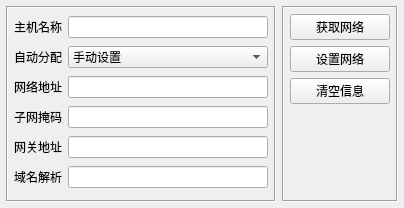
<?xml version="1.0" encoding="UTF-8"?>
<ui version="4.0">
 <class>frmIpcNetConfig</class>
 <widget class="QWidget" name="frmIpcNetConfig">
  <property name="geometry">
   <rect>
    <x>0</x>
    <y>0</y>
    <width>404</width>
    <height>208</height>
   </rect>
  </property>
  <property name="windowTitle">
   <string>Form</string>
  </property>
  <layout class="QHBoxLayout" name="horizontalLayout">
   <property name="spacing">
    <number>6</number>
   </property>
   <property name="leftMargin">
    <number>6</number>
   </property>
   <property name="topMargin">
    <number>6</number>
   </property>
   <property name="rightMargin">
    <number>6</number>
   </property>
   <property name="bottomMargin">
    <number>6</number>
   </property>
   <item>
    <widget class="QFrame" name="frame">
     <property name="frameShape">
      <enum>QFrame::Box</enum>
     </property>
     <property name="frameShadow">
      <enum>QFrame::Sunken</enum>
     </property>
     <layout class="QGridLayout" name="gridLayout">
      <property name="leftMargin">
       <number>6</number>
      </property>
      <property name="topMargin">
       <number>6</number>
      </property>
      <property name="rightMargin">
       <number>6</number>
      </property>
      <property name="bottomMargin">
       <number>6</number>
      </property>
      <property name="spacing">
       <number>6</number>
      </property>
      <item row="0" column="0">
       <widget class="QLabel" name="labHostName">
        <property name="text">
         <string>主机名称</string>
        </property>
       </widget>
      </item>
      <item row="0" column="1">
       <widget class="QLineEdit" name="txtHostName"/>
      </item>
      <item row="1" column="0">
       <widget class="QLabel" name="labIpDhcp">
        <property name="text">
         <string>自动分配</string>
        </property>
       </widget>
      </item>
      <item row="1" column="1">
       <widget class="QComboBox" name="cboxIpDhcp">
        <item>
         <property name="text">
          <string>手动设置</string>
         </property>
        </item>
        <item>
         <property name="text">
          <string>自动分配</string>
         </property>
        </item>
       </widget>
      </item>
      <item row="2" column="0">
       <widget class="QLabel" name="labIpAddress">
        <property name="text">
         <string>网络地址</string>
        </property>
       </widget>
      </item>
      <item row="2" column="1">
       <widget class="QLineEdit" name="txtIpAddress"/>
      </item>
      <item row="3" column="0">
       <widget class="QLabel" name="labMask">
        <property name="text">
         <string>子网掩码</string>
        </property>
       </widget>
      </item>
      <item row="3" column="1">
       <widget class="QLineEdit" name="txtMask"/>
      </item>
      <item row="4" column="0">
       <widget class="QLabel" name="labGateway">
        <property name="text">
         <string>网关地址</string>
        </property>
       </widget>
      </item>
      <item row="4" column="1">
       <widget class="QLineEdit" name="txtGateway"/>
      </item>
      <item row="5" column="0">
       <widget class="QLabel" name="labDns">
        <property name="text">
         <string>域名解析</string>
        </property>
       </widget>
      </item>
      <item row="5" column="1">
       <widget class="QLineEdit" name="txtDns"/>
      </item>
     </layout>
    </widget>
   </item>
   <item>
    <widget class="QFrame" name="">
     <property name="frameShape">
      <enum>QFrame::Box</enum>
     </property>
     <property name="frameShadow">
      <enum>QFrame::Sunken</enum>
     </property>
     <layout class="QVBoxLayout" name="verticalLayout">
      <property name="spacing">
       <number>6</number>
      </property>
      <property name="leftMargin">
       <number>6</number>
      </property>
      <property name="topMargin">
       <number>6</number>
      </property>
      <property name="rightMargin">
       <number>6</number>
      </property>
      <property name="bottomMargin">
       <number>6</number>
      </property>
      <item>
       <widget class="QPushButton" name="btnGetNetConfig">
        <property name="minimumSize">
         <size>
          <width>100</width>
          <height>0</height>
         </size>
        </property>
        <property name="text">
         <string>获取网络</string>
        </property>
       </widget>
      </item>
      <item>
       <widget class="QPushButton" name="btnSetNetConfig">
        <property name="minimumSize">
         <size>
          <width>100</width>
          <height>0</height>
         </size>
        </property>
        <property name="text">
         <string>设置网络</string>
        </property>
       </widget>
      </item>
      <item>
       <widget class="QPushButton" name="btnClearData">
        <property name="minimumSize">
         <size>
          <width>100</width>
          <height>0</height>
         </size>
        </property>
        <property name="text">
         <string>清空信息</string>
        </property>
       </widget>
      </item>
      <item>
       <spacer name="verticalSpacer">
        <property name="orientation">
         <enum>Qt::Vertical</enum>
        </property>
        <property name="sizeHint" stdset="0">
         <size>
          <width>20</width>
          <height>40</height>
         </size>
        </property>
       </spacer>
      </item>
     </layout>
    </widget>
   </item>
  </layout>
 </widget>
 <resources/>
 <connections/>
</ui>
